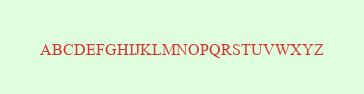
#> input picture fontbench/data/synthetic/images/synth_0001.png, 364 x 94 px
$ python run_robustness.py
#> lines starting #> are read from the running program, lines starting #| are printed output that depends on the picture
### fontbench/transforms.py
"""Image transforms for robustness and resolution ablation experiments."""
import json
import shutil
from pathlib import Path
from PIL import Image, ImageFilter
import numpy as np


class GaussianNoise:
    """Add Gaussian noise to an image."""

    def __init__(self, sigma):
        self.sigma = sigma
        self.name = f"gaussian_noise_sigma{sigma}"

    def __call__(self, img):
        arr = np.array(img, dtype=np.float32)
        noise = np.random.normal(0, self.sigma, arr.shape)
        arr = np.clip(arr + noise, 0, 255).astype(np.uint8)
        return Image.fromarray(arr)


class GaussianBlur:
    """Apply Gaussian blur to an image."""

    def __init__(self, radius):
        self.radius = radius
        self.name = f"gaussian_blur_r{radius}"

    def __call__(self, img):
        return img.filter(ImageFilter.GaussianBlur(radius=self.radius))


class JPEGCompression:
    """Simulate JPEG compression artifacts."""

    def __init__(self, quality):
        self.quality = quality
        self.name = f"jpeg_q{quality}"

    # [6 lines left out: function __call__, not called in this run]


class Rotation:
    """Rotate image by a given angle."""

    def __init__(self, angle):
        self.angle = angle
        self.name = f"rotation_{angle}deg"

    def __call__(self, img):
        return img.rotate(self.angle, expand=True, fillcolor=(255, 255, 255))


class Resize:
    """Resize image by a scale factor (relative to original)."""

    def __init__(self, scale):
        self.scale = scale
        self.name = f"resize_{scale}x"

    # [4 lines left out: function __call__, not called in this run]


# Predefined transform sets
ROBUSTNESS_TRANSFORMS = {
    "gaussian_noise": [GaussianNoise(sigma=s) for s in [10, 25, 50]],
    "gaussian_blur": [GaussianBlur(radius=r) for r in [1, 2, 4]],
    "jpeg_compression": [JPEGCompression(quality=q) for q in [75, 50, 25, 10]],
    "rotation": [Rotation(angle=a) for a in [5, 15, 30, 45]],
}

RESOLUTION_TRANSFORMS = {
    "resolution": [Resize(scale=s) for s in [2.0, 1.0, 0.5, 0.25]],
}
#> (reads fontbench/results/transform_results.json from the repository)

ALL_TRANSFORMS = {**ROBUSTNESS_TRANSFORMS, **RESOLUTION_TRANSFORMS}


def apply_transform_to_dataset(data_dir, output_dir, transform):
    """Apply a transform to all images in a dataset, copying metadata.

    Args:
        data_dir: Path to original dataset (with images/ and metadata.json).
        output_dir: Path to write transformed dataset.
        transform: A callable transform with a .name attribute.

    Returns:
        Path to the output directory.
    """
    output_dir.mkdir(parents=True, exist_ok=True)
    out_images = output_dir / "images"
    out_images.mkdir(exist_ok=True)

    # Copy metadata unchanged
    shutil.copy2(data_dir / "metadata.json", output_dir / "metadata.json")

    # Transform each image
    src_images = data_dir / "images"
    for img_path in sorted(src_images.glob("*.png")):
        img = Image.open(img_path).convert("RGB")
#> img is the input picture: PIL image 364x94 RGB; mean R, G, B 221.9, 248.1, 217.1
        transformed = transform(img)
#> in __call__, `arr = np.clip(arr + noise, 0, 255).astype(np.uint8)`:
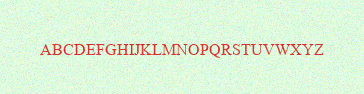
#> arr: shape (94, 364, 3); mean R, G, B 221.4, 244.6, 216.6
        transformed.save(out_images / img_path.name)

    return output_dir

### fontbench/experiments/run_robustness.py
"""Run robustness evaluation: mild and severe levels for 4 transform categories."""
import argparse
import json
import sys
from pathlib import Path
from tqdm import tqdm

if __package__ is None or __package__ == "":
    sys.path.insert(0, str(Path(__file__).resolve().parents[2]))

from fontbench.config import MODELS, SYNTHETIC_DIR, RESULTS_DIR
from fontbench.evaluator import VLMEvaluator
from fontbench.scoring import score_mc_results
from fontbench.transforms import (
    GaussianNoise, GaussianBlur, JPEGCompression, Rotation,
    apply_transform_to_dataset,
)

DEFAULT_MODEL_NAMES = ["Qwen3-VL-8B", "Gemini-3-Flash", "GPT-5.2"]

# Mild and severe only (matching update_paper_tables.py format)
TRANSFORMS = {
    "gaussian_noise": [GaussianNoise(sigma=10), GaussianNoise(sigma=50)],
    "gaussian_blur": [GaussianBlur(radius=1), GaussianBlur(radius=4)],
    "jpeg_compression": [JPEGCompression(quality=75), JPEGCompression(quality=10)],
    "rotation": [Rotation(angle=5), Rotation(angle=45)],
}


def load_benchmark(data_dir):
#> (the run stopped early here; a loop or call above may not have finished)
